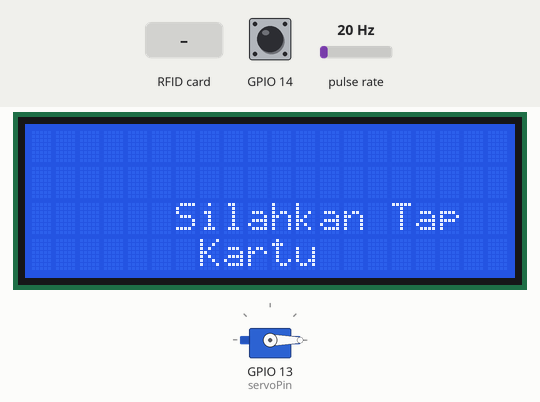
The program below on a simulated ESP32. Shown: 20×4 character LCD, servo. Wiring (inferred from the names in the program): pulse sensor: data GPIO 27. The test bench sets the inputs (shaded band); at power-on: GPIO 14 HIGH, pulse rate 20 Hz. WiFi joins after 1.5 s; servers stay silent unless stated; network time is answered at once with the bench clock; uploads are accepted with an empty reply; the local clock reads 2024-03-15 10:24:30 at power-on unless the program sets it; what the program prints to the serial monitor is not drawn.

Above: at 2.8 s.
2.9 s: RFID card 5E 7A 19 C4 held to the reader
At 3.8 s:
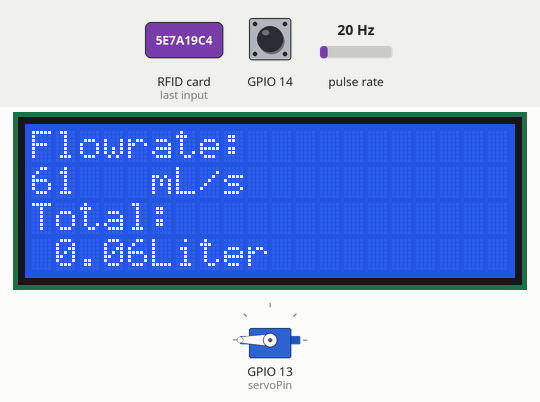
5.9 s: GPIO 14 pulled LOW for 0.15 s
At 6.8 s:
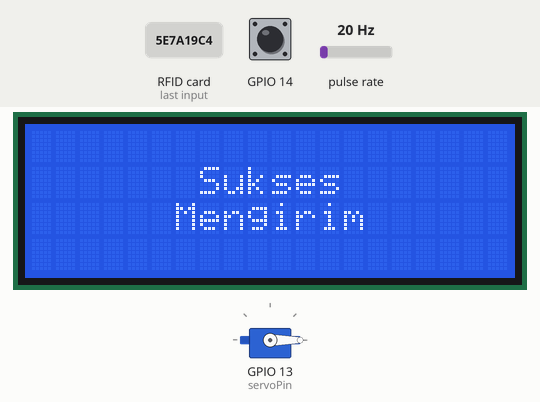
12.0 s: RFID card 5E 7A 19 C4 held to the reader
At 14.1 s:
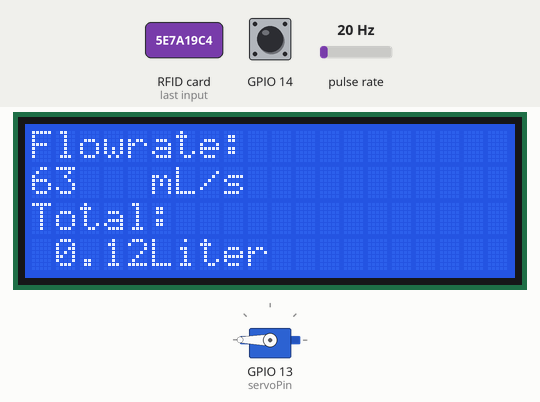
14.7 s: pulse rate (sensor on GPIO 27) set to 50 Hz
At 17.4 s:
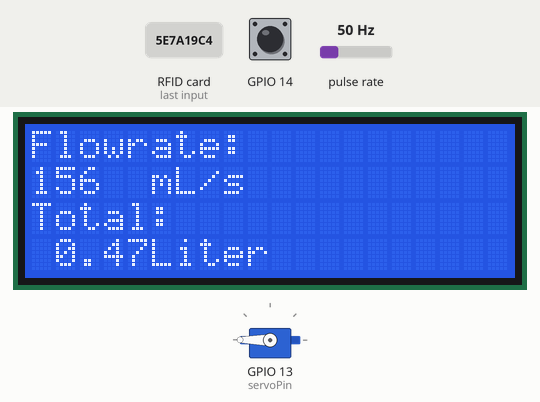
17.7 s: GPIO 14 pulled LOW for 1 s
At 23.1 s:
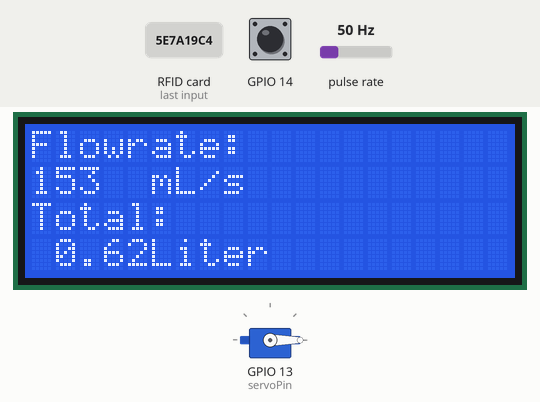
Timing chart, 0 to 24.5 s (numbered marks = the images above; inputs shaded):
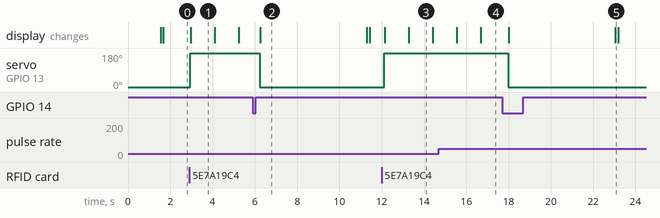

The program:

main.cpp
```cpp
#include <Arduino.h>
#include <SPI.h>
#include <MFRC522.h>
#include <LiquidCrystal_I2C.h>
#include <Wire.h>
#include <Arduino_JSON.h>
#include <assert.h>
#include <WiFi.h>
#include <HTTPClient.h>
#include <WiFi.h>
#include <WiFiUdp.h>
#include <NTPClient.h>
#include <TimeLib.h>
#include <ESP32Servo.h>

#define SS_PIN  5  // ESP32 pin GPIO5
#define RST_PIN 4 // ESP32 pin GPIO4
#define SENSOR  27

static const int servoPin = 13; //pin servo

volatile byte pulseCount;

const char input[] = "{\" c0 7e 6e a3\":\"Hasbian syukron\", \" 53 84 e1 e4\":\"Hasbian syukron2\"}";
const char* ssid = "AndroidAPEC2C";
const char* password = "oktk7017";
const char* serverName = "https://7c1fc9f7-f630-4b0f-87c0-a07ebffa12f9-00-lucirahvqeba.sisko.replit.dev/send?";

unsigned int flowMilliLitres;
unsigned long totalMilliLitres;

long currentMillis = 0;
long previousMillis = 0;

float calibrationFactor = 5.35;
float flowRate;
float Liter;

int interval = 1000;

bool state = false;

char buf[6];

byte pulse1Sec = 0;
String data = "";

MFRC522 rfid(SS_PIN, RST_PIN);
LiquidCrystal_I2C lcd(0x27, 20, 4);
WiFiUDP ntpUDP;
NTPClient timeClient(ntpUDP, "pool.ntp.org", 7 * 3600, 60000);  // UTC + 7 jam dan update setiap 60 detik
Servo servo1;

void IRAM_ATTR pulseCounter()
{
  pulseCount++;
}

void init_flow(){
  pinMode(SENSOR, INPUT_PULLUP);
  pulseCount = 0;
  flowRate = 0.0;
  flowMilliLitres = 0;
  totalMilliLitres = 0;
  Liter = 0;
  previousMillis = 0;
  attachInterrupt(digitalPinToInterrupt(SENSOR), pulseCounter, FALLING);
}

void show_display(int coloum, int rows, String text){
  lcd.setCursor(coloum, rows);
  lcd.print(text);
}

String take_name(String key) {
  JSONVar myObject = JSON.parse(input);
  if (JSON.typeof(myObject) == "undefined") {
    Serial.println("Parsing input failed!");
    return "json not found";
  }
  if (myObject.hasOwnProperty(key)) {
    return (const char*)myObject[key];
  }
  return "Key not found";
}

String readRFID() {
  String result = "";
  if (rfid.PICC_IsNewCardPresent()) { // new tag is available
    if (rfid.PICC_ReadCardSerial()) { // NUID has been read
      MFRC522::PICC_Type piccType = rfid.PICC_GetType(rfid.uid.sak);
      for (int i = 0; i < rfid.uid.size; i++) {
        result += (rfid.uid.uidByte[i] < 0x10 ? " 0" : " ");
        result += String(rfid.uid.uidByte[i], HEX);
      }
      rfid.PICC_HaltA(); // halt PICC
      rfid.PCD_StopCrypto1(); // stop encryption on PCD
    }
  }
  return result;
}

void init_WIFI(){
  // Connect to Wi-Fi
  WiFi.begin(ssid, password);
  Serial.print("Connecting to WiFi...");
  while (WiFi.status() != WL_CONNECTED) {
    delay(500);
    Serial.print(".");
  }
  Serial.println("Connected!");
}

void Send_data(String nama, String tanggal, String jam, String volume){
  // Make the POST request
  if (WiFi.status() == WL_CONNECTED) {
    HTTPClient http;

    // Specify the URL and start the request
    http.begin(serverName);

    // Specify the content type
    http.addHeader("Content-Type", "application/x-www-form-urlencoded");

    String postData = "nama=" + nama + "&tanggal=" + tanggal + "&jam=" + jam + "&volume=" + volume;

    // Send the POST request
    int httpResponseCode = http.POST(postData);

    // Check the response code
    if (httpResponseCode > 0) {
      String response = http.getString();
      Serial.println("HTTP Response code: " + String(httpResponseCode));
      Serial.println("Response: " + response);
    } else {
      Serial.println("Error on sending POST: " + String(httpResponseCode));
    }

    // Close the connection
    http.end();
  } else {
    Serial.println("Error in WiFi connection");
  }
}

String take_tanggal(){
  timeClient.update();
  unsigned long epochTime = timeClient.getEpochTime();
  setTime(epochTime);
  return String(day()) + "/" + String(month()) + "/" + String(year());
}

String take_jam(){
  timeClient.update();
  unsigned long epochTime = timeClient.getEpochTime();
  setTime(epochTime);
  return String(hour()) + ":" + String(minute()) + ":" + String(second());
}

void setup() {
  Serial.begin(115200);
  SPI.begin(); // init SPI bus
  rfid.PCD_Init(); // init MFRC522
  init_flow();
  init_WIFI();
  timeClient.begin();
  lcd.init();
  lcd.backlight();
  Serial.println("Tap an RFID/NFC tag on the RFID-RC522 reader");
  lcd.clear();
  show_display(0, 0, "Welcome!");
  pinMode(14, INPUT_PULLUP);
  servo1.attach(servoPin);
  servo1.write(0); //nutup
}

void loop() {
  String rfidInfo = readRFID();
  if (rfidInfo != "") {
    state = true;
    data = rfidInfo;
    servo1.write(180);
    Serial.println(data);
  }
  if (state) {
    // Serial.println("Masuk logika ini");
    int button_kon = digitalRead(14);
    currentMillis = millis();
    if (currentMillis - previousMillis > interval) {

      pulse1Sec = pulseCount;
      pulseCount = 0;
      flowRate = ((1000.0 / (millis() - previousMillis)) * pulse1Sec) / calibrationFactor;
      previousMillis = millis();
      // flowMilliLitres = (flowRate / 60) * 1000;
      flowMilliLitres = (flowRate / 60) * 1000;
      totalMilliLitres += flowMilliLitres;
      Liter = float(totalMilliLitres)/1000;
      dtostrf(Liter,5,2,buf);
      // Print the flow rate for this second in litres / minute
      Serial.print("Flow rate: ");
      Serial.print(int(flowRate));  // Print the integer part of the variable
      Serial.print("L/min");
      Serial.print("\t");       // Print tab space

      // Print the cumulative total of litres flowed since starting
      Serial.print("Output Liquid Quantity: ");
      Serial.print(totalMilliLitres);
      Serial.print("mL / ");
      Serial.print(Liter);
      Serial.println("L");
    }
    if (button_kon == LOW){
      Send_data(data, take_tanggal(), take_jam(), String(Liter, 2) + "L");
      state = false;
      totalMilliLitres = 0;
      data = "";
      servo1.write(0);
      lcd.clear();
      show_display(7, 1, "Sukses");
      show_display(6, 2, "Mengirim");
      delay(5000);
    }
    lcd.clear();
    show_display(0, 0, "Flowrate:");
    show_display(0, 1, String(flowMilliLitres));
    show_display(5, 1, "mL/s");
    show_display(0, 2, "Total:");
    show_display(0, 3, buf);
    show_display(5, 3, "Liter");
  }
  else{
    // Serial.println("Masuk ke logika ini");
    lcd.clear();
    show_display(6, 2, "Silahkan Tap");
    show_display(7, 3, "Kartu");
  }
  delay(100);
}
```

Measured:
- after the input at 2.9 s, servo on GPIO 13 (servoPin): 0° → 180° at once; the display: changes after 0.07 s (image 1)
- after the input at 5.9 s, servo on GPIO 13 (servoPin): 180° → 0° after 0.33 s; the display: changes after 0.35 s (image 2)
- after the input at 12.0 s, servo on GPIO 13 (servoPin): 0° → 180° after 0.12 s; the display: first changes after 0.15 s (image 3 shows a later state)
- after the input at 17.7 s, servo on GPIO 13 (servoPin): 180° → 0° after 0.28 s; the display: first changes after 0.30 s (image 5 shows a later state)
- what the display in image 1 shows lasts 1.1 s, from 3.0 s to 4.1 s
- what the display in image 2 shows lasts 5.0 s, from 6.3 s to 11.3 s
